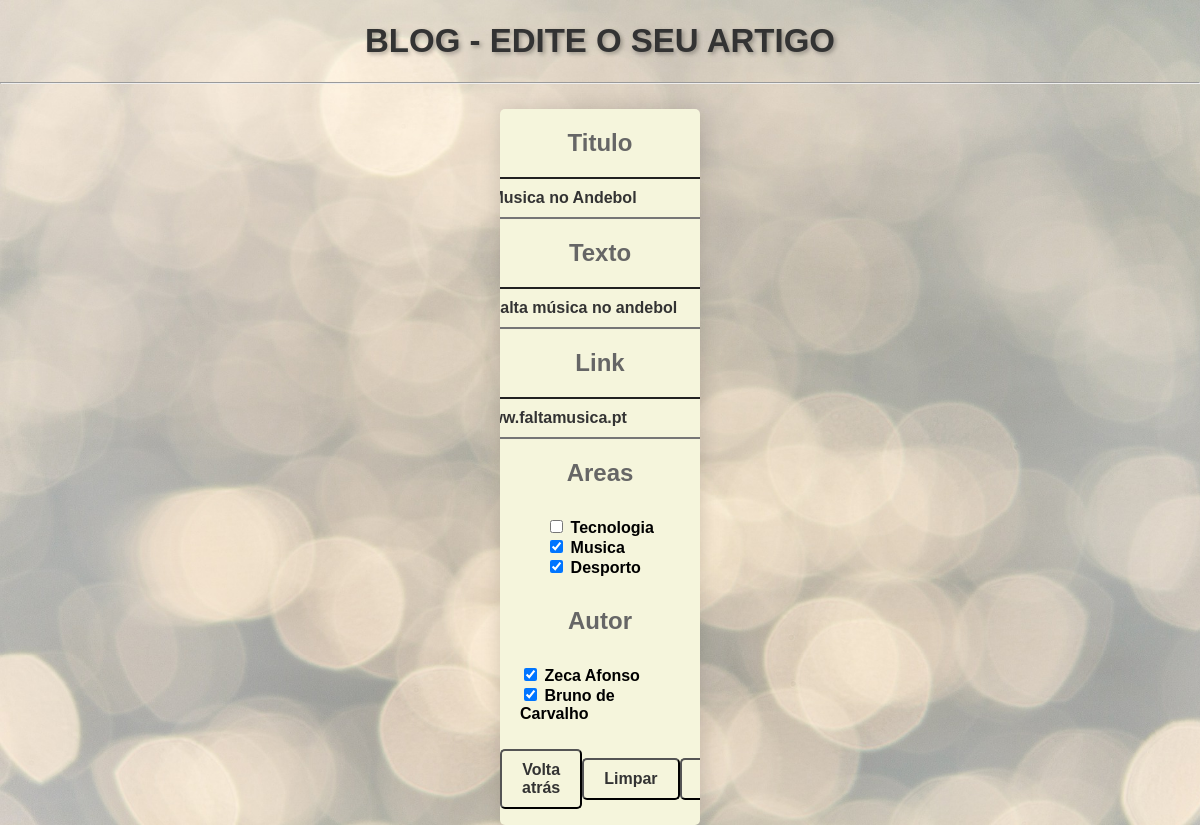
Page /blog1/editaArtigo/2/ on the earlier database version.
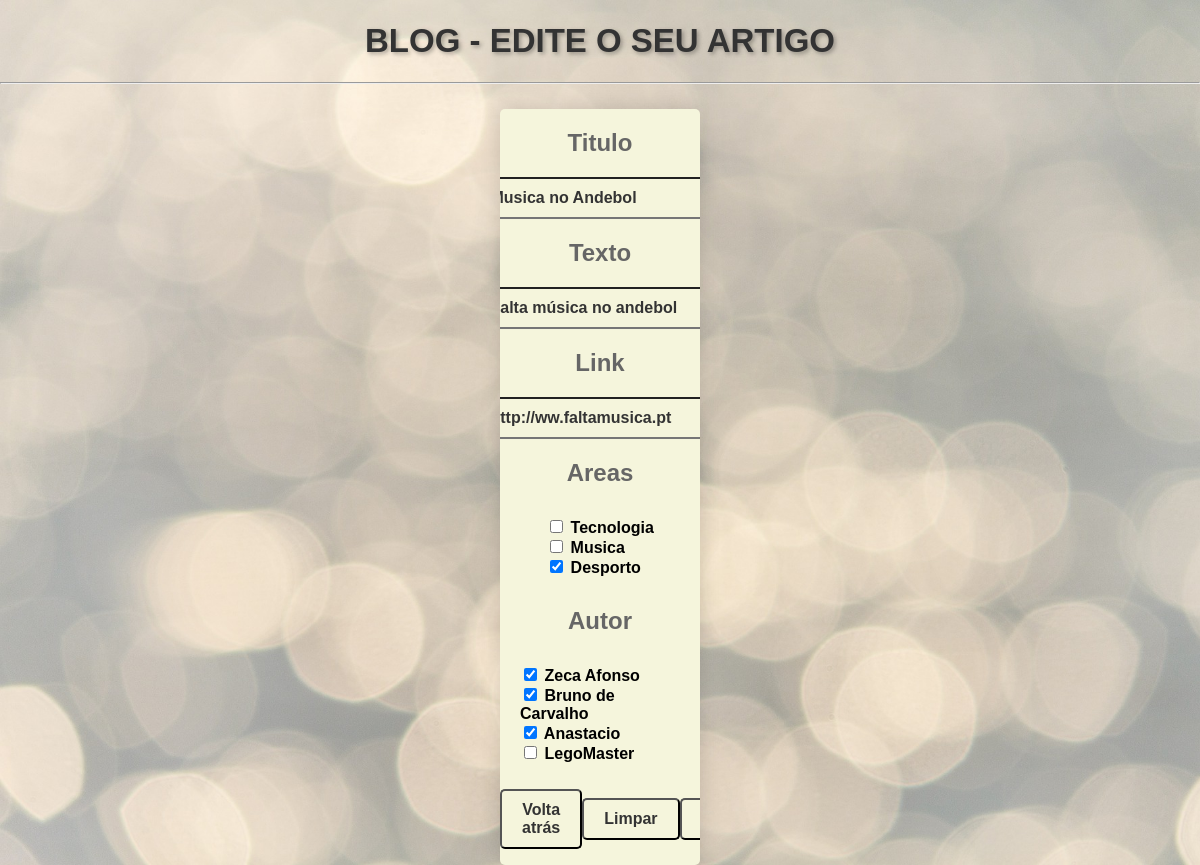
Same page on the later database version.
### blog1/models.py (models this page shows, shortened)
class Artigo(models.Model):
    titulo = models.CharField(max_length=100)
    texto = models.CharField(max_length=1000)
    link = models.CharField(max_length=500)
    data = models.DateField(default=date.today)
    likes = models.IntegerField(default=0)
    areas = models.ManyToManyField(Area, related_name='areas')
    autor = models.ManyToManyField(Autor, related_name='autores')

### blog1/views.py (the view)
# urls.py: path('editaArtigo/<int:artigo_id>/', views.edita_formulario_artigo_view, name='edita_artigo'),
def edita_formulario_artigo_view(request, artigo_id):
    artigo = Artigo.objects.get(id=artigo_id)
    form3 = ArtigoForm(request.POST or None, instance=artigo)
    if form3.is_valid():
        form3.save()
    context = {'form3': form3, 'artigo_id': artigo_id, 'artigos': Artigo.objects.all()}
    return render(request, 'editaArtigo.html', context)

### blog1/forms.py
class ArtigoForm(ModelForm):
    class Meta:
        model = Artigo
        fields = '__all__'
        exclude = ('likes', 'data',)
        widgets = {
            'areas': forms.CheckboxSelectMultiple,
            'autor': forms.CheckboxSelectMultiple,
        }

### blog1/models.py (called while the page is built)
    def __str__(self):
        return self.nome

    def __str__(self):
        return self.nome

### blog1/templates/editaArtigo.html (shortened to what this page needs)
<!DOCTYPE html>
<html lang="pt">
{% load static %}
<head>
    <link rel="stylesheet" href="{% static 'css/cssGeral.css' %}">
</head>
<body>
    <h1>Blog - Edite o seu artigo</h1>
    <hr>
    <div class="tabela-centro">
        <form action="{% url 'edita_artigo' artigo_id %}" method="post">
            <p>{{form3.titulo.label}}</p>
            <p>{{form3.titulo}}</p>
            <p>{{form3.texto.label}}</p>
            <p>{{form3.texto}}</p>
            <p>{{form3.link.label}}</p>
            <p>{{form3.link}}</p>
            <p>{{form3.areas.label}}</p>
            <div class="center-align-check-items">
                <p>{{form3.areas}}</p>
            </div>
            <p>{{form3.autor.label}}</p>
            <div class="center-align-check-items">
                <p>{{form3.autor}}</p>
            </div>
            <br>
            <div class="center-align">
                <a href="{% url 'novo_artigo' %}">
                    <button type="button" class="button">Volta atrás</button>
                </a>
                <input type="reset" value="Limpar">
                <input type="submit" name="form3">
            </div>
            <br>
        </form>
    </div>
</body>

Differences in the rows shown:
changed Artigo "Musica no Andebol": link "ww.faltamusica.pt" → "http://ww.faltamusica.pt"
Other differences:
form field areas: "☐ ☑ ☑" → "☐ ☐ ☑"
form field autor: "☑ ☑" → "☑ ☑ ☑ ☐"
text no longer shown: "Zeca Afonso Bruno de Carvalho"
text now shown: "Zeca Afonso Bruno de Carvalho Anastacio LegoMaster"
